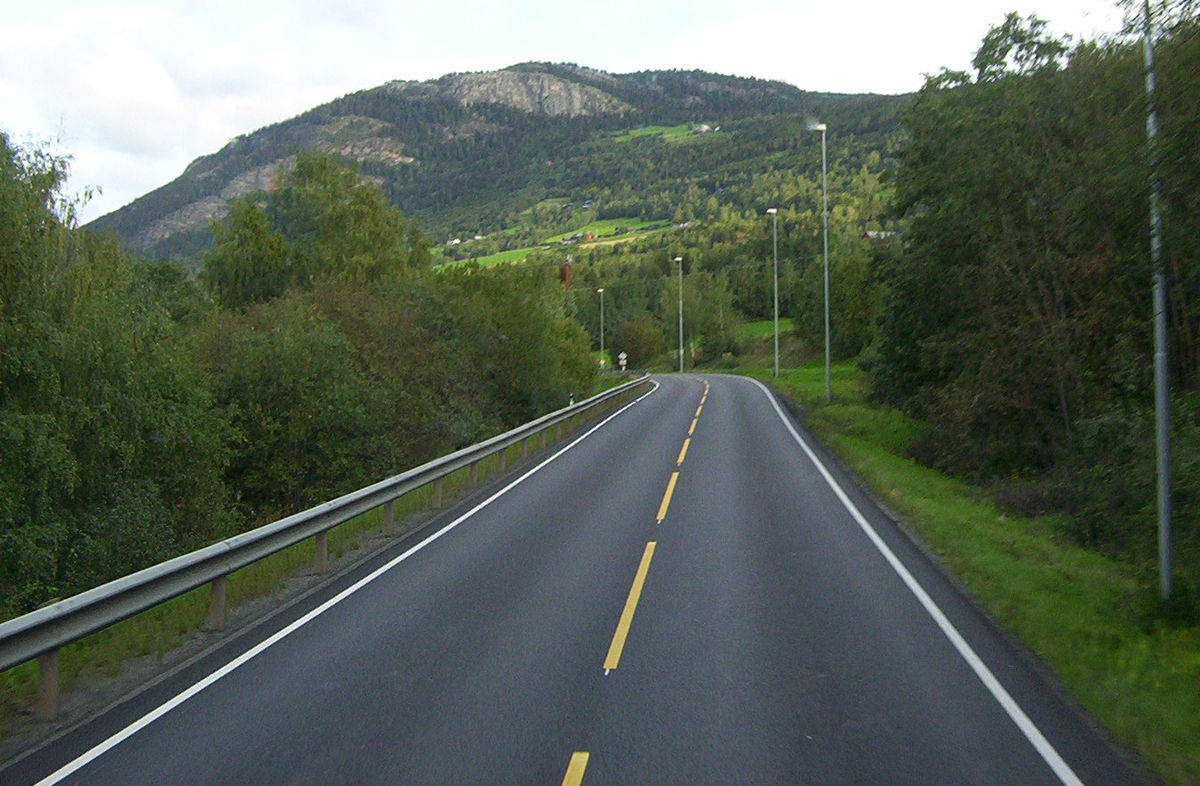
#> input picture auto_nav/jupyter_notebooks/road.jpg, 1200 x 786 px
$ python hough_vect.py
#> lines starting #> are read from the running program, lines starting #| are printed output that depends on the picture; after the words box and inside, x2 and y2 are one past the last pixel; in counts of white or black regions, pixels touching at a corner belong together
import cv2
import numpy as np
import matplotlib.pyplot as plt
import matplotlib.lines as mlines


def line_detection_vectorized(image, edge_image, num_rhos=180, num_thetas=180, t_count=220):
  edge_height, edge_width = edge_image.shape[:2]
  edge_height_half, edge_width_half = edge_height / 2, edge_width / 2
  #
  d = np.sqrt(np.square(edge_height) + np.square(edge_width))
  dtheta = 180 / num_thetas
  drho = (2 * d) / num_rhos
  #
  thetas = np.arange(0, 180, step=dtheta)
  rhos = np.arange(-d, d, step=drho)
  #
  cos_thetas = np.cos(np.deg2rad(thetas))
  sin_thetas = np.sin(np.deg2rad(thetas))
  #
  accumulator = np.zeros((len(rhos), len(rhos)))
  #
  figure = plt.figure(figsize=(12, 12))
  subplot1 = figure.add_subplot(1, 4, 1)
  subplot1.imshow(image)
  subplot2 = figure.add_subplot(1, 4, 2)
  subplot2.imshow(edge_image, cmap="gray")
  subplot3 = figure.add_subplot(1, 4, 3)
  subplot3.set_facecolor((0, 0, 0))
  subplot4 = figure.add_subplot(1, 4, 4)
  subplot4.imshow(image)
  #
  edge_points = np.argwhere(edge_image != 0)
  edge_points = edge_points - np.array([[edge_height_half, edge_width_half]])
  #
  rho_values = np.matmul(edge_points, np.array([sin_thetas, cos_thetas]))
  #
  accumulator, theta_vals, rho_vals = np.histogram2d(
      np.tile(thetas, rho_values.shape[0]),
      rho_values.ravel(),
      bins=[thetas, rhos]
  )
  accumulator = np.transpose(accumulator)
  lines = np.argwhere(accumulator > t_count)
  rho_idxs, theta_idxs = lines[:, 0], lines[:, 1]
  r, t = rhos[rho_idxs], thetas[theta_idxs]

  for ys in rho_values:
    subplot3.plot(thetas, ys, color="white", alpha=0.05)

  subplot3.plot([t], [r], color="yellow", marker='o')

  for line in lines:
    y, x = line
    rho = rhos[y]
    theta = thetas[x]
    a = np.cos(np.deg2rad(theta))
    b = np.sin(np.deg2rad(theta))
    x0 = (a * rho) + edge_width_half
    y0 = (b * rho) + edge_height_half
    x1 = int(x0 + 1000 * (-b))
    y1 = int(y0 + 1000 * (a))
    x2 = int(x0 - 1000 * (-b))
    y2 = int(y0 - 1000 * (a))
    subplot3.plot([theta], [rho], marker='o', color="yellow")
    subplot4.add_line(mlines.Line2D([x1, x2], [y1, y2]))

  subplot3.invert_yaxis()
  subplot3.invert_xaxis()

  subplot1.title.set_text("Original Image")
  subplot2.title.set_text("Edge Image")
  subplot3.title.set_text("Hough Space")
  subplot4.title.set_text("Detected Lines")
  plt.show()
  return accumulator, rhos, thetas


if __name__ == "__main__":
#   for i in range(3):
    # image = cv2.imread(f"sample-{i+1}.png")
    image = cv2.imread("road.jpg")
#> image is the input picture: shape (786, 1200, 3); mean B, G, R 87, 99.6, 89.3

    edge_image = cv2.cvtColor(image, cv2.COLOR_BGR2GRAY)
    edge_image = cv2.GaussianBlur(edge_image, (3, 3), 1)
    edge_image = cv2.Canny(edge_image, 100, 200)
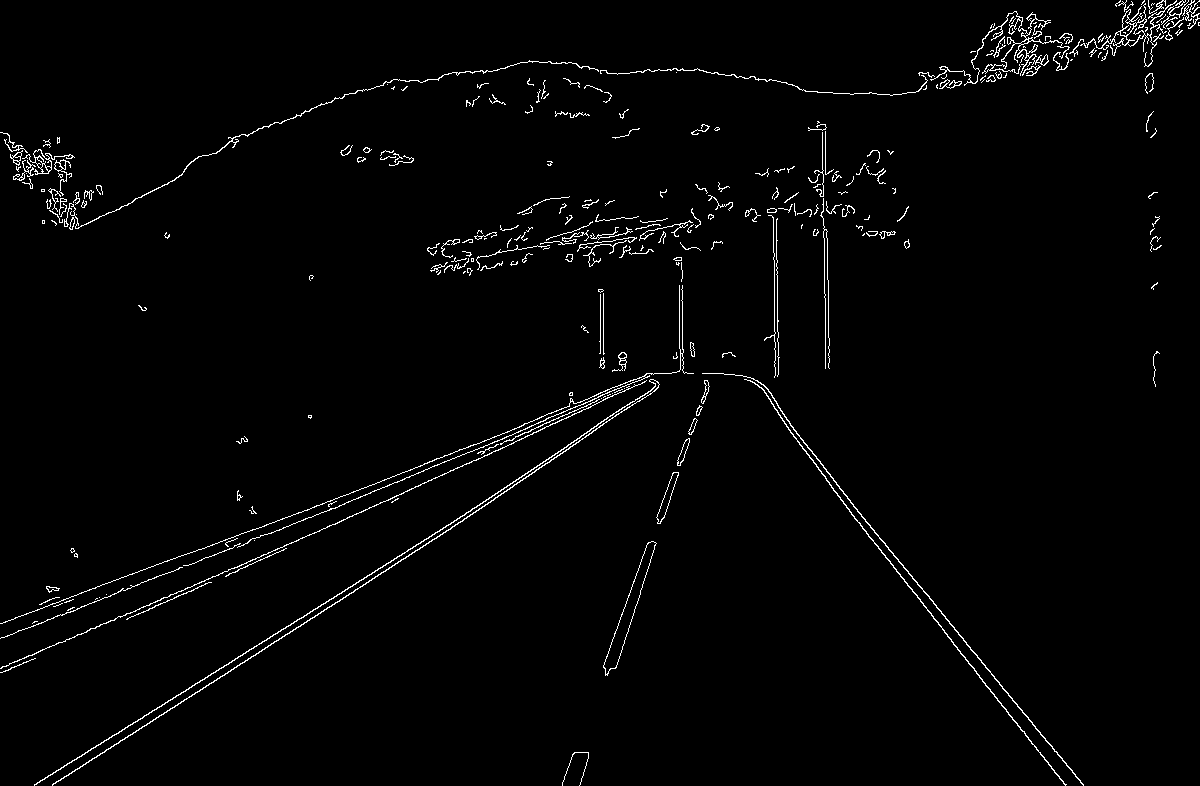
#> edge_image: shape (786, 1200); 1.8% white in thin lines or dots
    edge_image = cv2.dilate(
        edge_image,
        cv2.getStructuringElement(cv2.MORPH_RECT, (5, 5)),
        iterations=1
    )
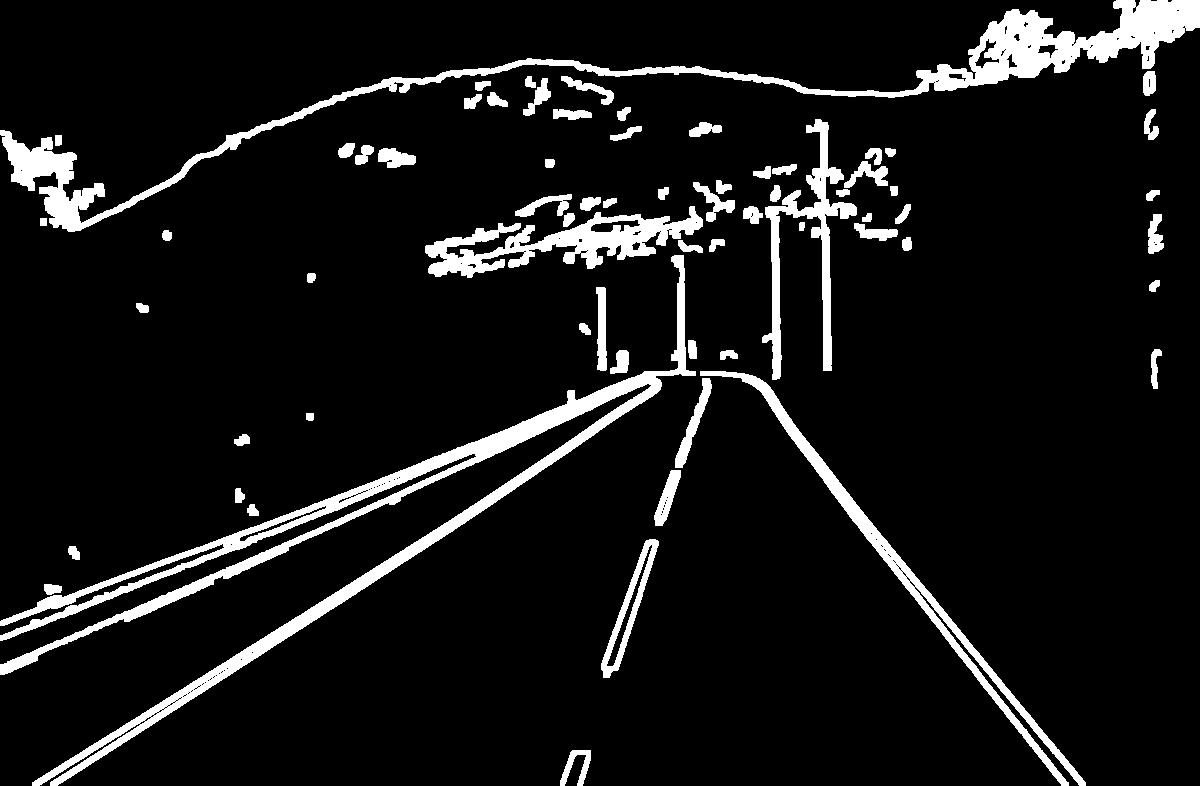
#> edge_image: shape (786, 1200); 8.5% white; 68 white regions, largest, box (x1, y1, x2, y2) and area: (0, 255, 696, 786) 24202, (0, 0, 1200, 232) 20488, (425, 206, 703, 278) 7219
    edge_image = cv2.erode(
        edge_image,
        cv2.getStructuringElement(cv2.MORPH_RECT, (5, 5)),
        iterations=1
    )
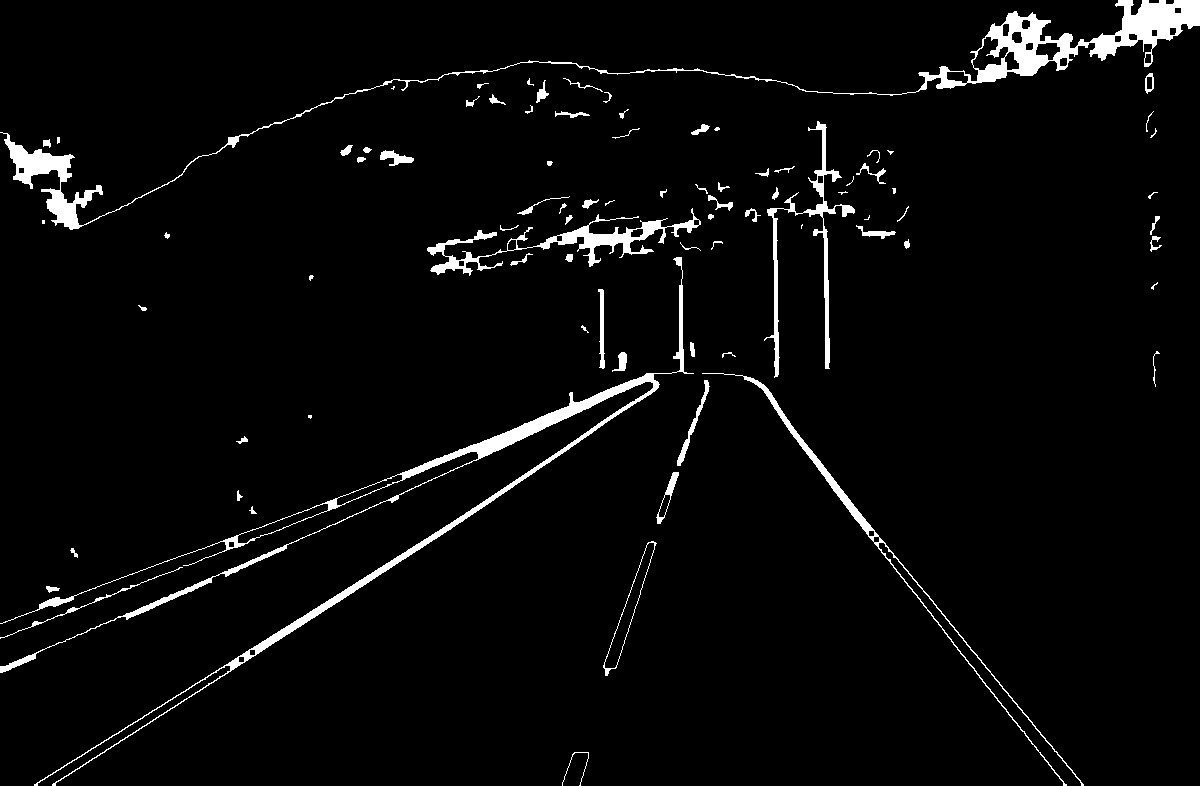
#> edge_image: shape (786, 1200); 3.5% white; 84 white regions (15 under 20 px), largest, box (x1, y1, x2, y2) and area: (0, 0, 1200, 230) 10999, (0, 257, 694, 786) 9218, (427, 208, 701, 276) 3132
    line_detection_vectorized(image, edge_image)
#> in line_detection_vectorized, `edge_points = np.argwhere(edge_image != 0)`: edge_points = 33161 pairs, first value 0 to 785, second value 0 to 1199
#> in line_detection_vectorized, `edge_points = edge_points - np.array([[edge_height_half, edge_width_ha..`: edge_points = 33161 pairs, first value -393 to 392, second value -600 to 599
#> in line_detection_vectorized, `accumulator, theta_vals, rho_vals = np.histogram2d( np.tile(thetas, rh..`:
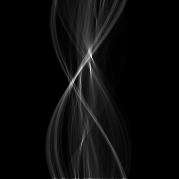
#> accumulator: shape (179, 179) float64; min 0, max 4145, mean 186.3; drawn with min black and max white
#> in line_detection_vectorized, `accumulator, theta_vals, rho_vals = np.histogram2d( np.tile(thetas, rh..`: theta_vals = 180 values from 0 to 179; rho_vals = 180 values from -1434.5 to 1418.6
#> in line_detection_vectorized, `accumulator = np.transpose(accumulator)`:
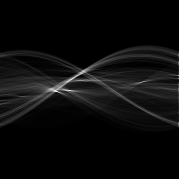
#> accumulator: shape (179, 179) float64; min 0, max 4145, mean 186.3; drawn with min black and max white
#> in line_detection_vectorized, `lines = np.argwhere(accumulator > t_count)`: lines = 9011 pairs, first value 45 to 127, second value 0 to 178
#> in line_detection_vectorized, `rho_idxs, theta_idxs = lines[:, 0], lines[:, 1]`: rho_idxs = 9011 values from 45 to 127; theta_idxs = 9011 values, max 178 at index 424, min 0 at index 425, mean 93.62
#> in line_detection_vectorized, `r, t = rhos[rho_idxs], thetas[theta_idxs]`: r = 9011 values from -717.3 to 589.7; t has the same summary as theta_idxs
#> the loop in line_detection_vectorized, `for line in lines:` made 9011 passes
#> (y, x, rho, theta, a, b, x0, y0) on passes 1 to 3: (45, 144, -717.3, 144, -0.809, 0.588, 1180.3, -28.59), (45, 145, -717.3, 145, -0.819, 0.574, 1187.5, -18.4), (45, 146, -717.3, 146, -0.829, 0.559, 1194.6, -8.08)
#> in line_detection_vectorized, `plt.show()`:
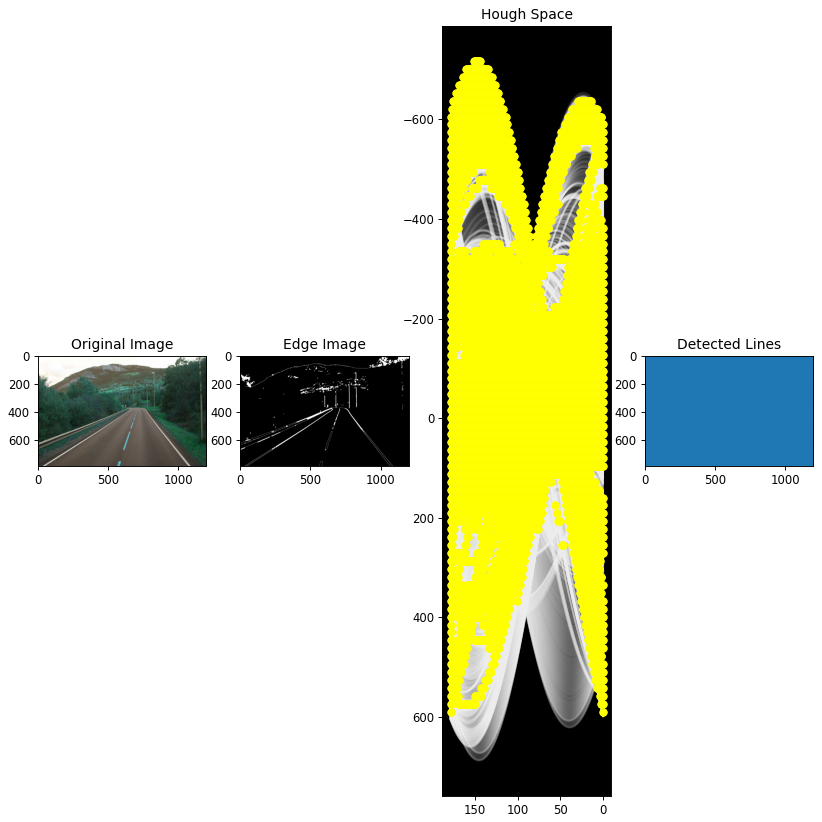
#> figure drawn by matplotlib, 4 panels; B, G, R data is drawn as R, G, B; panel 3: curve peaks at x = 0, y = 518; panel 3: curve peaks at x = 0, y = 519; panel 3: curve peaks at x = 0, y = 520
